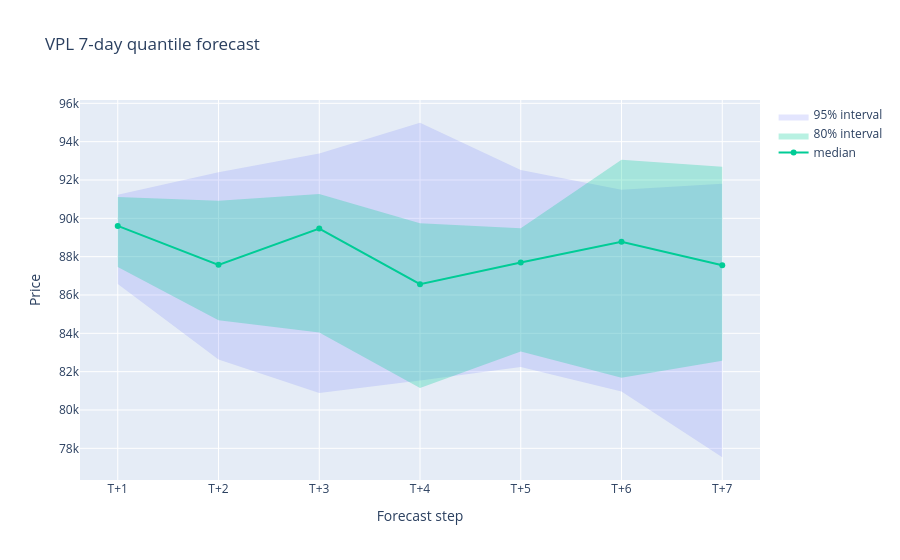

Notebook cell for this chart:
### Code cell
import plotly.graph_objects as go

steps = [f"T+{int(s)}" for s in forecast_df["step"]]
fig = go.Figure()
fig.add_trace(go.Scatter(
    x=steps + steps[::-1],
    y=forecast_df["q_0.975"].tolist() + forecast_df["q_0.025"].tolist()[::-1],
    fill="toself",
    fillcolor="rgba(99, 110, 250, 0.18)",
    line=dict(color="rgba(255,255,255,0)"),
    name="95% interval",
))
fig.add_trace(go.Scatter(
    x=steps + steps[::-1],
    y=forecast_df["q_0.9"].tolist() + forecast_df["q_0.1"].tolist()[::-1],
    fill="toself",
    fillcolor="rgba(0, 204, 150, 0.28)",
    line=dict(color="rgba(255,255,255,0)"),
    name="80% interval",
))
fig.add_trace(go.Scatter(x=steps, y=forecast_df["q_0.5"], mode="lines+markers", name="median"))
fig.update_layout(title=f"{TARGET_TICKER} 7-day quantile forecast", xaxis_title="Forecast step", yaxis_title="Price")
fig.show()

### Figure 1 — Plotly figure (JSON) as saved in the notebook; plotly's stock layout.template omitted (floating-point values rounded to 4 significant figures)
{"data": [{"fill": "toself", "fillcolor": "rgba(99, 110, 250, 0.18)", "line": {"color": "rgba(255,255,255,0)"}, "name": "95% interval", "type": "scatter", "x": ["T+1", "T+2", "T+3", "T+4", "T+5", "T+6", "T+7", "T+7", "T+6", "T+5", "T+4", "T+3", "T+2", "T+1"], "y": [91230.0, 92410.0, 93390.0, 94990.0, 92530.0, 91490.0, 91800.0, 77540.0, 80960.0, 82250.0, 81540.0, 80890.0, 82630.0, 86580.0]}, {"fill": "toself", "fillcolor": "rgba(0, 204, 150, 0.28)", "line": {"color": "rgba(255,255,255,0)"}, "name": "80% interval", "type": "scatter", "x": ["T+1", "T+2", "T+3", "T+4", "T+5", "T+6", "T+7", "T+7", "T+6", "T+5", "T+4", "T+3", "T+2", "T+1"], "y": [91120.0, 90920.0, 91270.0, 89740.0, 89490.0, 93060.0, 92690.0, 82570.0, 81680.0, 83050.0, 81150.0, 84040.0, 84680.0, 87460.0]}, {"mode": "lines+markers", "name": "median", "type": "scatter", "x": ["T+1", "T+2", "T+3", "T+4", "T+5", "T+6", "T+7"], "y": [89600.0, 87570.0, 89470.0, 86560.0, 87690.0, 88780.0, 87560.0]}], "layout": {"title": {"text": "VPL 7-day quantile forecast"}, "xaxis": {"title": {"text": "Forecast step"}}, "yaxis": {"title": {"text": "Price"}}}}
